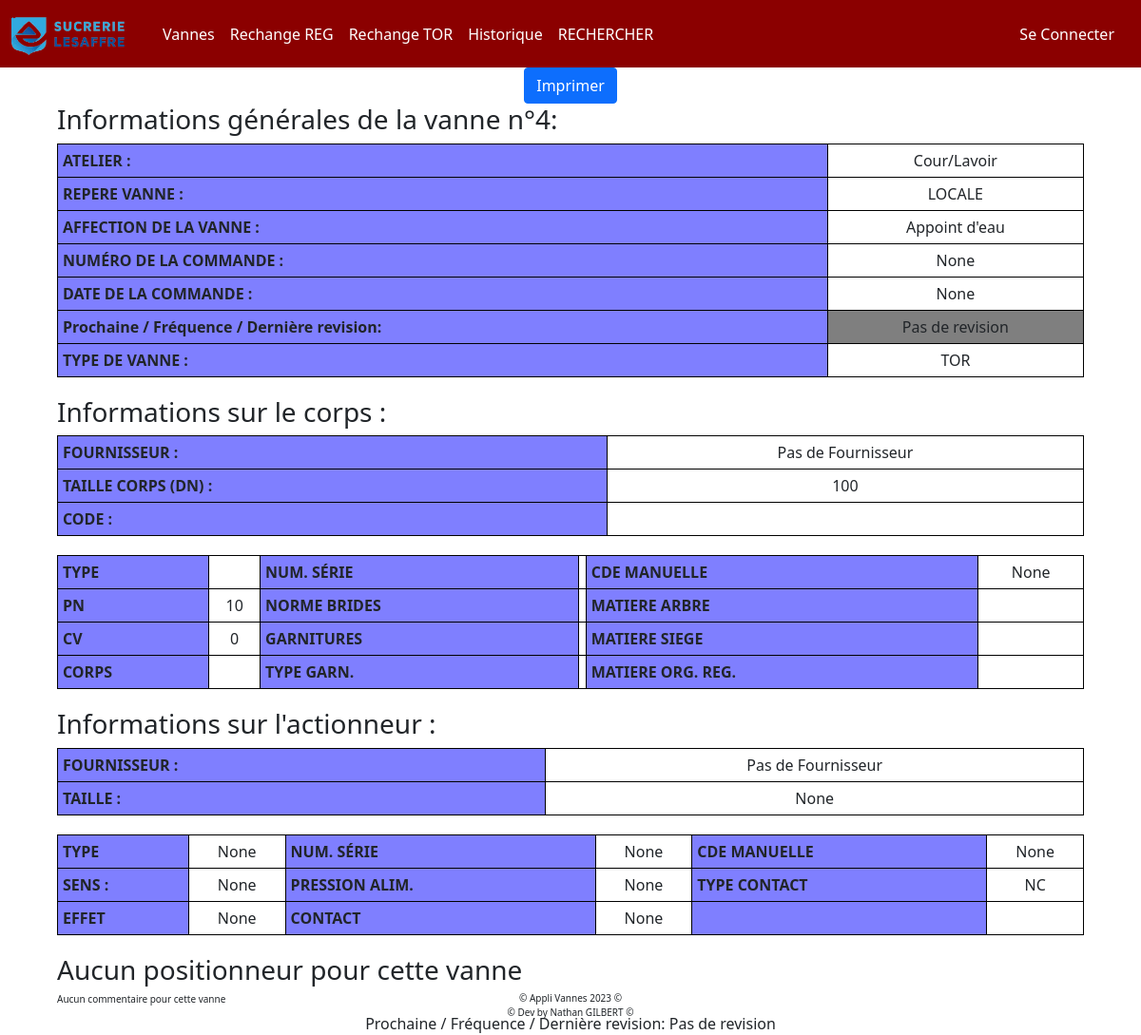
/vanne/4/detail_vanne, run on an earlier commit of the app's database.
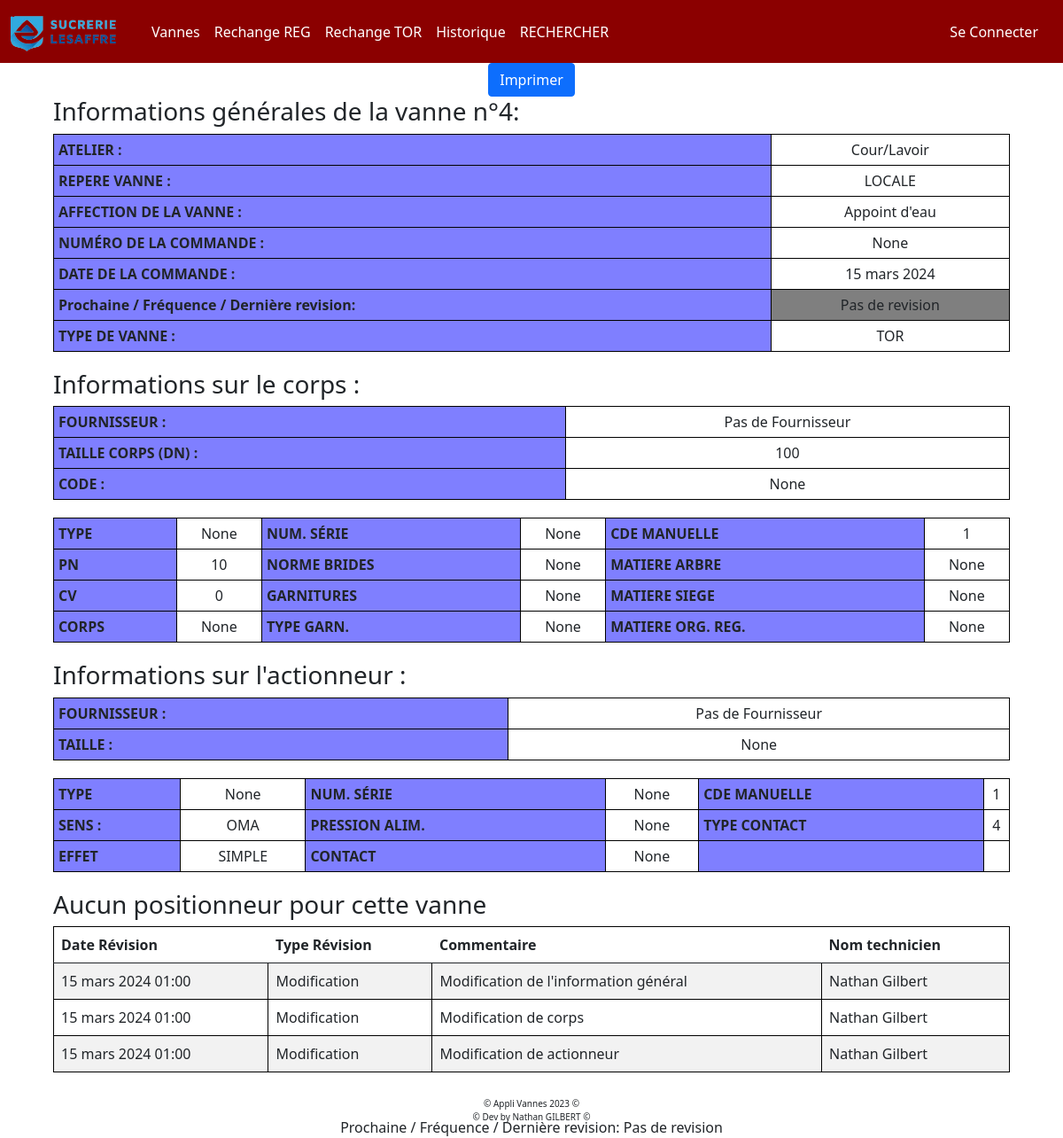
And on a later commit of the database.
### appliVanne/models.py (models this page shows)
class Vanne(models.Model):
    class Meta:
        db_table = 'VANNES'
    id_vanne = models.AutoField(primary_key=True, unique=True, verbose_name="ID de la vanne")
    id_atelier = models.ForeignKey('ATELIER', to_field='id_atelier', on_delete=models.CASCADE, null=True, verbose_name="ID de l'atelier")
    repere_vanne = models.CharField(max_length=255, null=True, blank=True, verbose_name="Repère de la vanne")
    affectation_vanne = models.CharField(max_length=255, null=True, blank=True, verbose_name="Affectation de la vanne")
    machine_vanne = models.CharField(max_length=255, null=True, blank=True, verbose_name="Machine de la vanne")
    numero_commande = models.CharField(max_length=20, null=True, blank=True, verbose_name="Numéro de commande")
    id_actionneur = models.ForeignKey('ACTIONNEUR', to_field='id_actionneur', on_delete=models.CASCADE, null=True, verbose_name="ID de l'actionneur")
    id_corps = models.ForeignKey('CORPS', to_field='id_corps', on_delete=models.CASCADE, null=True, verbose_name="ID du corps")
    id_positionneur = models.ForeignKey('POSITIONNEUR', to_field='id_positionneur', on_delete=models.CASCADE, null=True, blank=True, verbose_name="ID du positionneur")
    id_fournisseur_vannes = models.ForeignKey('FOURNISSEUR', to_field='id_fournisseur', on_delete=models.CASCADE, default=0, null=True, verbose_name="ID du fournisseur de vannes")
    type_vannes = models.CharField(max_length=255, null=True, blank=True, verbose_name="Type de vannes")
    organe_reglant = models.CharField(max_length=255, null=True, blank=True, verbose_name="Organe réglant")
    freq_revision = models.IntegerField(null=True, blank=True, verbose_name="Fréquence de révision")
    derniere_revision = models.IntegerField(null=True, blank=True, verbose_name="Date de la dernière révision")
    voir_en = models.IntegerField(null=True, blank=True, verbose_name="Date de la prochaine révision")
    en_service_vanne = models.IntegerField(default=1, blank=True, verbose_name="En service")
    date_commande = models.DateField(null=True, blank=True, verbose_name="Date de la commande")
    tracker = FieldTracker()

class ATELIER(models.Model):
    class Meta:
        db_table = 'ATELIER'
    id_atelier = models.AutoField(primary_key=True, unique=True, verbose_name="ID de l'atelier")
    nom_atelier = models.CharField(max_length=45, default='a remplir', unique=True, verbose_name="Nom de l'atelier")

class CORPS(models.Model):
    class Meta:
        db_table = 'CORPS'
    id_corps = models.AutoField(primary_key=True, unique=True, verbose_name="ID du corps")
    id_fournisseur = models.ForeignKey('FOURNISSEUR', to_field='id_fournisseur', on_delete=models.CASCADE, verbose_name="ID du fournisseur")
    type_corps = models.CharField(max_length=255,null=True, blank=True, verbose_name="Type de corps")
    num_serie_corps = models.CharField(max_length=255,null=True, blank=True, verbose_name="Numéro de série du corps")
    dn_corps = models.CharField(max_length=255,null=True, blank=True, verbose_name="DN du corps")
    pn_corps = models.CharField(max_length=255,null=True, blank=True, verbose_name="PN du corps")
    cv_corps = models.CharField(max_length=255,null=True, blank=True, verbose_name="CV du corps")
    norme_bride_corps = models.CharField(max_length=255,null=True, blank=True, verbose_name="Norme de bride du corps")
    code_corps = models.CharField(max_length=255,null=True, blank=True, verbose_name="Code du corps")
    matiere_arbre_corps = models.CharField(max_length=255,null=True, blank=True, verbose_name="Matière de l'arbre du corps")
    matiere_siege_corps = models.CharField(max_length=255,null=True, blank=True, verbose_name="Matière du siège du corps")
    matiere_org_reglant_corps = models.CharField(max_length=255,null=True, blank=True, verbose_name="Matière de l'organe réglant du corps")
    corps_corps = models.CharField(max_length=255,null=True, blank=True, verbose_name="Corps du corps")
    matiere_garnitures_corps = models.CharField(max_length=255,null=True, blank=True, verbose_name="Matière des garnitures du corps")
    type_garniture_corps = models.CharField(max_length=255,null=True, blank=True, verbose_name="Type de garniture du corps")
    tracker = FieldTracker()

class FOURNISSEUR(models.Model):
    class Meta:
        db_table = 'FOURNISSEUR'
    id_fournisseur = models.AutoField(primary_key=True, unique=True, verbose_name="ID du fournisseur")
    nom_fournisseur = models.CharField(max_length=255, verbose_name="Nom du fournisseur")
    email_fournisseur = models.EmailField(verbose_name="Adresse e-mail du fournisseur")
    tel_fournisseur = models.CharField(max_length=255, verbose_name="Numéro de téléphone du fournisseur")

class ACTIONNEUR(models.Model):
    class Meta:
        db_table = 'ACTIONNEUR'
    id_actionneur = models.AutoField(primary_key=True, unique=True, verbose_name="ID de l'actionneur")
    id_fournisseur = models.ForeignKey('FOURNISSEUR', to_field='id_fournisseur', on_delete=models.CASCADE, verbose_name="ID du fournisseur")
    num_serie_actionneur = models.CharField(max_length=255, null=True, blank=True, verbose_name="Numéro de série de l'actionneur")
    type_actionneur = models.CharField(max_length=255, null=True, blank=True, verbose_name="Type de l'actionneur")
    taille_actionneur = models.CharField(max_length=255, null=True, blank=True, verbose_name="Taille de l'actionneur")
    type_contact_actionneur = models.CharField(max_length=255, null=True, blank=True, verbose_name="Type de contact de l'actionneur")
    pression_alimentation = models.CharField(max_length=255, null=True, blank=True, verbose_name="Pression d'alimentation de l'actionneur")
    sens_actionneur = models.CharField(max_length=255, null=True, blank=True, verbose_name="Sens de l'actionneur")
    contact_ouv_ferm_actionneur = models.CharField(max_length=255, null=True, blank=True, verbose_name="Contact ouverture/fermeture de l'actionneur")
    actionneur_simpl_double_effet = models.CharField(max_length=255, null=True, blank=True, verbose_name="Actionneur simple/double effet")
    commande_manuel = models.CharField(max_length=255, null=True, blank=True, verbose_name="Commande manuelle de l'actionneur")
    tracker = FieldTracker()

class REVISON(models.Model):
    class Meta:
        db_table = 'REVISION'
    id_revision = models.AutoField(primary_key=True, unique=True, verbose_name="ID de la révision")
    id_revision_vanne =  models.IntegerField(null=True, blank=True, default=0, verbose_name="ID de la révision de la vanne")
    rev_id_vanne = models.IntegerField(null=True, blank=True, default=0, verbose_name="ID de la vanne")
    date_revision = models.DateTimeField(null=True, blank=True, verbose_name="Date de la révision")
    type_revision = models.CharField(max_length=255, null=True, blank=True, default='Aucun type', verbose_name="Type de révision")
    commentaire_revision = models.CharField(max_length=255, null=True, blank=True, default='Aucun commentaire', verbose_name="Commentaire de révision")
    detail_commentaire = models.CharField( max_length=1500000,null=True, blank=True, default='Aucun détail', verbose_name="Détail de révision")
    nom_technicien = models.CharField(max_length=255, null=True, blank=True, default='Aucun technicien', verbose_name="Nom du technicien")
    ajout_revision = models.CharField(max_length=255, null=True, blank=True, default='AUTO', verbose_name="Ajout de révision")

### appliVanne/views.py (the view)
# urls.py: path('vanne/<int:id_vanne>/detail', views.detailVanne, name='detail_vanne'),
def detailVanne(request, id_vanne):
    vanne = Vanne.objects.get(id_vanne=id_vanne)
    infoRev = REVISON.objects.filter(rev_id_vanne=id_vanne)
    return render(request, "appliVanne/detailVanne.html", {"vanne": vanne, "infoRevision":infoRev })

### appliVanne/templates/appliVanne/detailVanne.html (shortened to what this page needs)
{% extends "appliVanne/base.html" %} {% load static %} {% block title %} Détail Vannes n°{{vanne.id_vanne}} {% endblock %} {% block extra_css %}
<link
  rel="stylesheet"
  href="{% static 'appliVanne/CSS/styleVanneDetail.css' %}" />
{% endblock %}
{% block main %}
<div>
  <a href="/vanne/{{vanne.id_vanne}}/print" class="btn btn-primary" > Imprimer</a>
</div>
<div id="tableauGeneral">
  <h3>Informations générales de la vanne n°{{vanne.id_vanne}}:</h3>
  <table>
    <tbody>
      <tr class="ligne">
        <td class="debutLigne">ATELIER :</td>
        <td class="ligneFin">{{ vanne.id_atelier.nom_atelier }}</td>
      </tr>
      <tr class="ligne">
        <td class="debutLigne">REPERE VANNE :</td>
        <td class="ligneFin">{{ vanne.repere_vanne }}</td>
      </tr>
      <tr class="ligne">
        <td class="debutLigne">AFFECTION DE LA VANNE :</td>
        <td class="ligneFin">{{ vanne.affectation_vanne }}</td>
      </tr>
      <tr class="ligne">
        <td class="debutLigne">NUMÉRO DE LA COMMANDE :</td>
        <td class="ligneFin">{{ vanne.numero_commande }}</td>
      </tr>
      <tr class="ligne">
        <td class="debutLigne">DATE DE LA COMMANDE :</td>
        <td class="ligneFin">{{ vanne.date_commande }}</td>
      </tr>
      <tr class="ligne">
        <td class="debutLigne">Prochaine / Fréquence / Dernière revision:</td>
        <td class="ligneFin date">
          {%if vanne.voir_en == None and vanne.freq_revision == None and vanne.derniere_revision == None  %}
          Pas de revision
          {% else %}
          {{ vanne.voir_en}} / {{vanne.freq_revision}} ans / {{vanne.derniere_revision}}</td>
          {% endif %}
      </tr>
      <tr class="ligne">
        <td class="debutLigne">TYPE DE VANNE :</td>
        <td class="ligneFin">{{ vanne.type_vannes }}</td>
      </tr>
    </tbody>
  </table>
  <h3>Informations sur le corps :</h3>
  <table>
    <tbody>
      <tr class="ligne">
        <td class="debutLigne">FOURNISSEUR :</td>
        <td class="ligneFin">
          {{ vanne.id_corps.id_fournisseur.nom_fournisseur }}
        </td>
      </tr>
      <tr class="ligne">
        <td class="debutLigne">TAILLE CORPS (DN) :</td>
        <td class="ligneFin">{{ vanne.id_corps.dn_corps}}</td>
      </tr>
      <tr class="ligne">
        <td class="debutLigne">CODE :</td>
        <td class="ligneFin">{{ vanne.id_corps.code_corps}}</td>
      </tr>
    </tbody>
  </table>
  <table>
    <tbody>
        <tr>
            <td class="debutLigne">TYPE</td>
            <td class="ligneFin">{{vanne.id_corps.type_corps}}</td>
            <td class="debutLigne">NUM. SÉRIE</td>
            <td class="ligneFin">{{vanne.id_corps.num_serie_corps}}</td>
            <td class="debutLigne">CDE MANUELLE</td>
            <td class="ligneFin"> {{vanne.id_actionneur.commande_manuel}}</td>
        </tr>
        <tr>
            <td class="debutLigne">PN</td>
            <td class="ligneFin">{{vanne.id_corps.pn_corps}}</td>
            <td class="debutLigne">NORME BRIDES</td>
            <td class="ligneFin">{{vanne.id_corps.norme_bride_corps}}</td>
            <td class="debutLigne">MATIERE ARBRE</td>
            <td class="ligneFin">{{vanne.id_corps.matiere_arbre_corps}}</td>
        </tr>
        <tr>
            <td class="debutLigne">CV</td>
            <td class="ligneFin">{{vanne.id_corps.cv_corps}}</td>
            <td class="debutLigne">GARNITURES</td>
            <td class="ligneFin">{{vanne.id_corps.matiere_garnitures_corps}}</td>
            <td class="debutLigne">MATIERE SIEGE</td>
            <td class="ligneFin">{{vanne.id_corps.matiere_siege_corps}}</td>
        </tr>
        <tr>
            <td class="debutLigne">CORPS</td>
            <td class="ligneFin">{{vanne.id_corps.corps_corps}}</td>
            <td class="debutLigne">TYPE GARN.</td>
            <td class="ligneFin">{{vanne.id_corps.type_garniture_corps}}</td>
            <td class="debutLigne">MATIERE ORG. REG.</td>
            <td class="ligneFin">{{vanne.id_corps.matiere_org_reglant_corps}}</td>
        </tr>
    </tbody>
  </table>
  <h3>Informations sur l'actionneur :</h3>
  <table>
    <tbody>
      <tr class="ligne">
        <td class="debutLigne">FOURNISSEUR :</td>
        <td class="ligneFin">
          {{ vanne.id_actionneur.id_fournisseur.nom_fournisseur }}
        </td>
      </tr>
      <tr class="ligne">
        <td class="debutLigne">TAILLE :</td>
        <td class="ligneFin">{{ vanne.id_actionneur.taille_actionneur}}</td>
      </tr>
    </tbody>
  </table>
  <table>
    <tbody>
        <tr>
            <td class="debutLigne">TYPE</td>
            <td class="ligneFin">{{vanne.id_actionneur.type_actionneur}}</td>
            <td class="debutLigne">NUM. SÉRIE</td>
            <td class="ligneFin">{{vanne.id_actionneur.num_serie_actionneur}}</td>
            <td class="debutLigne">CDE MANUELLE</td>
            <td class="ligneFin"> {{vanne.id_actionneur.commande_manuel}}
          </td>
                    </tr>
        <tr>
            <td class="debutLigne">SENS : </td>
            <td class="ligneFin">{{vanne.id_actionneur.sens_actionneur}}</td>
            <td class="debutLigne">PRESSION ALIM.</td>
            <td class="ligneFin">{{vanne.id_actionneur.pression_alimentation}}</td>
            <td class="debutLigne">TYPE CONTACT </td>
            <td class="ligneFin">{{vanne.id_actionneur.type_contact_actionneur}}</td>
        </tr>
        <tr>
            <td class="debutLigne">EFFET </td>
            <td class="ligneFin">{{vanne.id_actionneur.actionneur_simpl_double_effet}}</td>
            <td class="debutLigne">CONTACT</td>
            <td class="ligneFin">{{vanne.id_actionneur.contact_ouv_ferm_actionneur}}</td>
            <td class="debutLigne"></td>
            <td class="ligneFin"></td>
        </tr>
    </tbody>
  </table>
  {% if vanne.id_positionneur is null %}
  <h3> Aucun positionneur pour cette vanne </h3>
  {% endif %}
  {% if infoRevision|length != 0 %}
<table class="table table-striped revision" style="margin-bottom:50px;">
  <thead>
    <tr>
      <th scope="col">Date Révision </th>
      <th scope="col">Type Révision</th>
      <th scope="col">Commentaire </th>
      <th scope="col">Nom technicien</th>
    </tr>
  </thead>
  {% for rev in infoRevision %}
    <tr>
      <td>{{ rev.date_revision }}</td>
      <td>{{ rev.type_revision }}</td>
      <td>{{ rev.commentaire_revision }}</td>
      <td>{{ rev.nom_technicien }}</td>
    </tr>
  {% endfor %}
</table>
{% else %}
  <h3 style = "font-size : 10px"> Aucun commentaire pour cette vanne </h3>
{% endif %}
</div>
<tr class="ligne">
  <td class="debutLigne">Prochaine / Fréquence / Dernière revision:</td>
  <td class="ligneFin date">
      {% if vanne.voir_en == None and vanne.freq_revision == None and vanne.derniere_revision == None  %}
          Pas de revision
      {% else %}
          {{ vanne.voir_en }} / {{ vanne.freq_revision }} ans / {{ vanne.derniere_revision }}
      {% endif %}
  </td>
</tr>
{% endblock %}

### appliVanne/templates/appliVanne/base.html (shortened to what this page needs)
{% load static %}
<!DOCTYPE html>
<html lang="fr">
  <head>
    <link rel="stylesheet" href="{% static 'appliVanne/CSS/styles.css' %}" />
    {% block extra_css %}{% endblock %}
    <link
      href="https://cdn.jsdelivr.net/npm/bootstrap@5.0.2/dist/css/bootstrap.min.css"
      rel="stylesheet"
    />
  </head>
  <body>
    <header>
      {%if user.is_authenticated%}
      {% include "./menu.html" %}
      {%else%}
      {% include "./menuNonConnecter.html" %}
      {%endif%}
    </header>
    <main>{%block main%} {% endblock %}</main>
    <footer>{% include "./footer.html" %}</footer>
  </body>
</html>

### appliVanne/templates/appliVanne/menuNonConnecter.html (shortened to what this page needs)
{% load static %}
<nav class="navbar navbar-expand-lg navbar-dark" style="background-color: darkred;">
  <div class="container-fluid">
    <a class="navbar-brand" href="#">
      <img src="{%static 'appliVanne/IMG/logoLong.ico' %}" class="logo" />
    </a>
    <div class="collapse navbar-collapse" id="navbarText">
      <ul class="navbar-nav me-auto mb-2 mb-lg-0">
        <li class="nav-item">
          <a class="nav-link" href="/vannes/" style="color:white">Vannes</a>
        </li>
        <li class="nav-item">
          <a class="nav-link" href="/rechangeREG/" style="color:white">Rechange REG</a>
        </li>
        <li class="nav-item">
          <a class="nav-link" href="/rechangeTOR/" style="color:white">Rechange TOR</a>
        </li>
        <li class="nav-item">
          <a class="nav-link" href="/historique/" style="color:white">Historique</a>
        </li>
        <li class="nav-item">
          <a class="nav-link" href="/recherche/" style="color:white">RECHERCHER</a>
        </li>
      </ul>
      <a class="nav-link" href="/login/" style="color:white">Se Connecter</a>
    </div>
  </div>
</nav>

### appliVanne/templates/appliVanne/footer.html
© Appli Vannes 2023 ©
<p> © Dev by Nathan GILBERT © </p>

What changed in the data, as far as the page shows it:
changed Vanne "LOCALE": date_commande "None" → "15 mars 2024"; id_corps.code_corps (not shown) → "None"; id_corps.type_corps (not shown) → "None"; id_corps.num_serie_corps (not shown) → "None"; id_actionneur.commande_manuel "None" → "1"; id_corps.norme_bride_corps (not shown) → "None"; id_corps.matiere_arbre_corps (not shown) → "None"; id_corps.matiere_garnitures_corps (not shown) → "None"; id_corps.matiere_siege_corps (not shown) → "None"; id_corps.corps_corps (not shown) → "None"; id_corps.type_garniture_corps (not shown) → "None"; id_corps.matiere_org_reglant_corps (not shown) → "None"; id_actionneur.sens_actionneur "None" → "OMA"; id_actionneur.type_contact_actionneur "NC" → "4"; id_actionneur.actionneur_simpl_double_effet "None" → "SIMPLE"
added REVISON: date_revision "15 mars 2024 01:00", type_revision "Modification", commentaire_revision "Modification de l'information général", nom_technicien "Nathan Gilbert"
added REVISON: date_revision "15 mars 2024 01:00", type_revision "Modification", commentaire_revision "Modification de corps", nom_technicien "Nathan Gilbert"
added REVISON: date_revision "15 mars 2024 01:00", type_revision "Modification", commentaire_revision "Modification de actionneur", nom_technicien "Nathan Gilbert"
Also different on the page:
text no longer shown: "Aucun commentaire pour cette vanne"
text now shown: "Date Révision Type Révision Commentaire Nom technicien"
